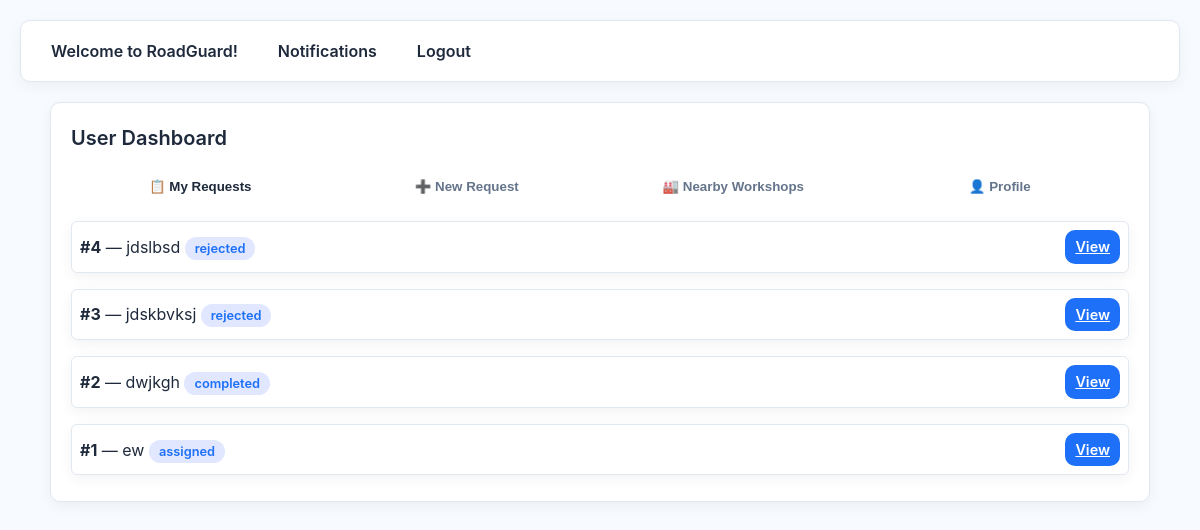
The page /user/dashboard (signed in) on the database its author committed.
### app.py (models this page shows)
class ServiceRequest(db.Model):
    id = db.Column(db.Integer, primary_key=True)
    user_id = db.Column(db.Integer, db.ForeignKey('user.id'))
    title = db.Column(db.String(200))
    description = db.Column(db.Text)
    lat = db.Column(db.Float)
    lng = db.Column(db.Float)
    status = db.Column(db.String(50), default='Submitted')
    created_at = db.Column(db.DateTime, default=datetime.utcnow)
    assigned_mechanic_id = db.Column(db.Integer, db.ForeignKey('user.id'), nullable=True)
    mechanic_response = db.Column(db.Text, nullable=True)
    user = db.relationship("User", foreign_keys=[user_id], backref="requests_made")
    mechanic = db.relationship("User", foreign_keys=[assigned_mechanic_id], backref="requests_taken")

### app.py (the view)
@app.route('/user/dashboard')
@login_required
def user_dashboard():
    if current_user.role != Role.USER.value:
        flash('Unauthorized', 'danger')
        return redirect(url_for('index'))
    requests = ServiceRequest.query.filter_by(user_id=current_user.id).order_by(ServiceRequest.created_at.desc()).all()
    return render_template('user_dashboard.html', requests=requests)

### app.py (called while the page is built)
@login_manager.user_loader
def load_user(user_id):
    return User.query.get(int(user_id))

### templates/user_dashboard.html (shortened to what this page needs)
{% extends 'layout.html' %}
{% block content %}
<div class="card fade-in">
  <h2>User Dashboard</h2>
  <div class="tabs mt-16">
    <button class="tab-btn active" onclick="openTab(event, 'requests')">📋 My Requests</button>
    <button class="tab-btn" onclick="openTab(event, 'new')">➕ New Request</button>
    <button class="tab-btn" onclick="openTab(event, 'workshops')">🏭 Nearby Workshops</button>
    <button class="tab-btn" onclick="openTab(event, 'profile')">👤 Profile</button>
  </div>
  <div id="requests" class="tab-content active mt-16">
    {% if requests %}
      <ul class="simple">
        {% for r in requests %}
        <li class="list-item">
          <div>
            <strong>#{{ r.id }}</strong> — {{ r.title }}
            <span class="badge {{ r.status|lower }}">{{ r.status }}</span>
          </div>
          <a href="{{ url_for('request_detail', req_id=r.id) }}" class="btn small">View</a>
        </li>
        {% endfor %}
      </ul>
    {% else %}
      <div class="empty">No requests yet.</div>
    {% endif %}
  </div>
</div>
{% endblock %}

### static/style.css (style rules this page uses)
:root { --bg: #f7faff; --card: #ffffff; --border: #e2e8f0; --text: #1e293b; --muted: #64748b; --blue: #1d70f7; --blue-hover: #155fd1; --radius: 10px; --shadow: 0 4px 14px rgba(0,0,0,0.05); --max-width: 1100px; font-size: 16px; }
* { box-sizing: border-box; margin: 0; padding: 0; }
body { font-family: 'Inter', sans-serif; background: var(--bg); color: var(--text); line-height: 1.5; padding: 20px; }
.card { background: var(--card); border: 1px solid var(--border); border-radius: var(--radius); padding: 20px; box-shadow: var(--shadow); margin-bottom: 20px; }
h1,h2,h3 { margin-bottom: 12px; font-weight: 600; }
h2 { font-size: 1.25rem; color: var(--text); }
.btn { background: var(--blue); color: #fff; padding: 10px 14px; border: none; border-radius: var(--radius); cursor: pointer; font-weight: 600; transition: background 0.2s; }
.btn.small { padding: 6px 10px; font-size: 0.9rem; }
ul.simple { list-style: none; display: flex; flex-direction: column; gap: 10px; }
.list-item { padding: 12px; background: #fff; border: 1px solid var(--border); border-radius: var(--radius); display: flex; justify-content: space-between; align-items: center; box-shadow: var(--shadow); }
.badge { padding: 4px 10px; border-radius: 999px; font-size: 0.8rem; font-weight: 600; background: #e0e7ff; color: var(--blue); }
.mt-16 { margin-top: 16px; }

### templates/user_dashboard.html (style rules this page uses)
.tabs { display:flex; gap:8px; border-bottom:1px solid rgba(255,255,255,0.06); }
.tab-btn { flex:1; padding:10px; background:transparent; border:none; cursor:pointer; font-weight:600; color:var(--muted); transition: all var(--transition); }
.tab-btn.active { color:var(--text); border-bottom:3px solid var(--accent); }
.simple { list-style:none; padding:0; }
.simple li { background:#fff; padding:8px; border-radius:6px; margin-bottom:6px; display:flex; justify-content:space-between; align-items:center; }

### rows shown on the page
ServiceRequest: id "4", title "jdslbsd", status "rejected"
ServiceRequest: id "3", title "jdskbvksj", status "rejected"
ServiceRequest: id "2", title "dwjkgh", status "completed"
ServiceRequest: id "1", title "ew", status "assigned"
